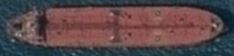
%> input picture 特定船只匹配/siftDemoV4/军舰.JPG, 234 x 56 px
$ octave main.m   (GNU Octave 9; MATLAB toolbox functions it lacks are replaced by stand-ins)
%> lines starting %> are read from the running program, lines starting %| are printed output that depends on the picture; in (x1, y1, x2, y2) boxes, pixels count from 0 and x2, y2 are one past the last pixel; in counts of white or black regions, pixels touching at a corner belong together; the program's own positions count from 1
### 特定船只匹配/siftDemoV4/match.m
% num = match(image1, image2)
%
% This function reads two images, finds their SIFT features, and
%   displays lines connecting the matched keypoints.  A match is accepted
%   only if its distance is less than distRatio times the distance to the
%   second closest match.
% It returns the number of matches displayed.
%
% Example: match('scene.pgm','book.pgm');

function he = match(image1, image2)

% Find SIFT keypoints for each image
[im1, des1, loc1] = sift(image1);
[im2, des2, loc2] = sift(image2);

% For efficiency in Matlab, it is cheaper to compute dot products between
%  unit vectors rather than Euclidean distances.  Note that the ratio of
%  angles (acos of dot products of unit vectors) is a close approximation
%  to the ratio of Euclidean distances for small angles.
%
% distRatio: Only keep matches in which the ratio of vector angles from the
%   nearest to second nearest neighbor is less than distRatio.
distRatio = 0.6;

% For each descriptor in the first image, select its match to second image.
des2t = des2';                          % Precompute matrix transpose
for i = 1 : size(des1,1)
   dotprods = des1(i,:) * des2t;        % Computes vector of dot products
   [vals,indx] = sort(acos(dotprods));  % Take inverse cosine and sort results

   % Check if nearest neighbor has angle less than distRatio times 2nd.
   if (vals(1) < distRatio * vals(2))
      match(i) = indx(1);
   else
      match(i) = 0;
   end
end

% Create a new image showing the two images side by side.
im3 = appendimages(im1,im2);

% Show a figure with lines joining the accepted matches.
figure('Position', [100 100 size(im3,2) size(im3,1)]);
colormap('gray');
imagesc(im3);
hold on;
cols1 = size(im1,2);
for i = 1: size(des1,1)
  if (match(i) > 0)
    line([loc1(i,2) loc2(match(i),2)+cols1], ...
         [loc1(i,1) loc2(match(i),1)], 'Color', 'c');
  end
end
hold off;
num = sum(match > 0);
fprintf('Found %d matches.\n', num);
[a,b]=size(im2);
he=zeros(a,b);
for i=1:size(des1,1)
    if (match(i) > 0)
    he(floor(loc2(match(i),1)),floor(loc2(match(i),2)))=255;
    end
end
figure,imshow(he);
end

### 特定船只匹配/siftDemoV4/main.m

i1=imread('军舰.jpg');
%> i1 is the input picture: size 56x234x3 uint8; mean R, G, B 89.6, 70.6, 74.1
i2=imread('多船图.jpg');
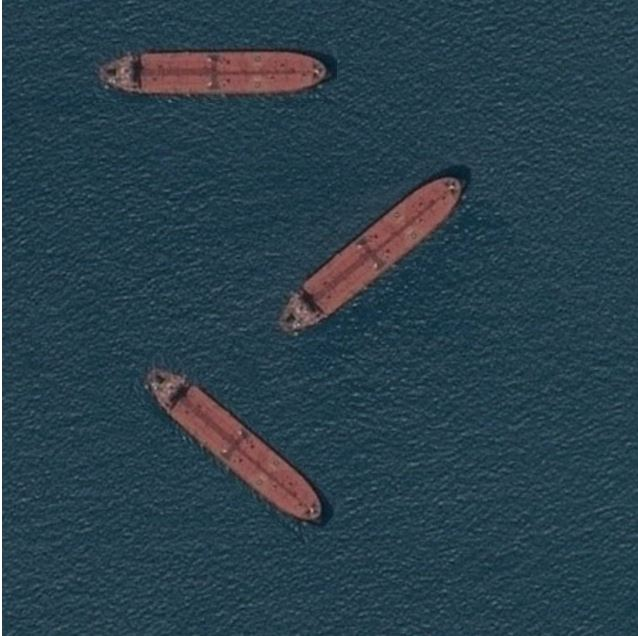
%> input picture 特定船只匹配/siftDemoV4/多船图.JPG, 638 x 636 px
%> i2 is the input picture: size 636x638x3 uint8; mean R, G, B 42.3, 64.5, 76.1
i11=rgb2gray(i1);
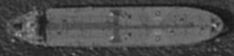
%> i11: size 56x234 uint8; min 17, max 160, mean 76.7
i22=rgb2gray(i2);
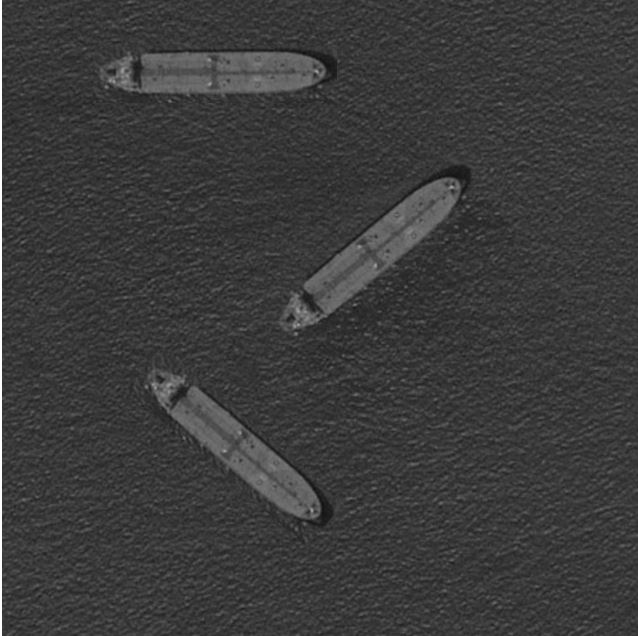
%> i22: size 636x638 uint8; min 14, max 255, mean 59.2
[h,~]=size(i22);
%> h = 636
img_thresh = graythresh(i22);
%> img_thresh = 0.322
I2 = imbinarize(i22,img_thresh);
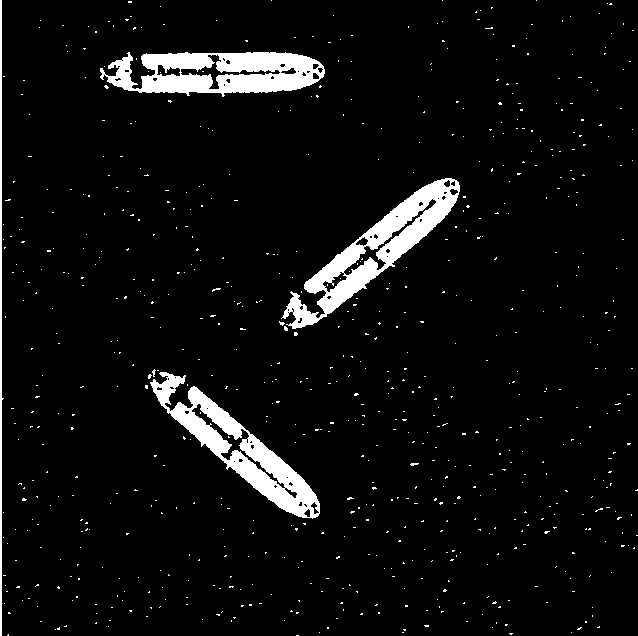
%> I2: size 636x638 logical; 5.6% white; 724 white regions (720 under 20 px), largest, box (x1, y1, x2, y2) and area: (281, 178, 460, 329) 6667, (100, 52, 325, 97) 6467, (150, 372, 320, 519) 6172, (0, 0, 4, 636) 1275
T=img_thresh;
%> T = 0.322
% otsu二值化
SE=strel('square',floor(h/20));
%> SE = {Dimensionality 2}
I3=imdilate(I2,SE);
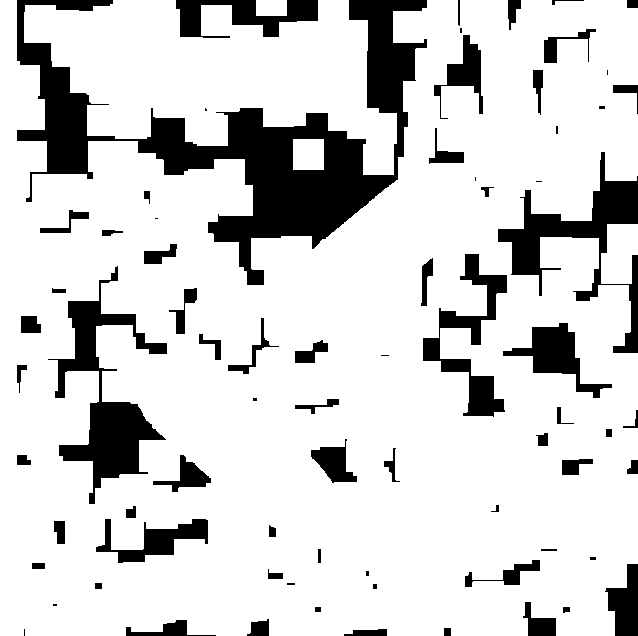
%> I3: size 636x638 logical; 83% white; 74 black regions (15 under 20 px), largest, box (x1, y1, x2, y2) and area: (17, 0, 427, 285) 29339, (48, 266, 167, 504) 7898, (498, 152, 638, 353) 6642
%膨胀
[r,c]=find(~I3);%找到黑点
%> r = 69141 values from 1 to 636; c = 69141 values from 18 to 638
for i=1:length(r)
    if r(i)<=9||r(i)+10>768||c(i)<=9||c(i)+10>768
        continue;
    else
        a=i22(r(i)-9:r(i)+10,c(i)-9:c(i)+10);%考虑溢出问题
        fangcha=std2(a);
        if fangcha<10
            u=mean2(a);
            fch=std2(a);
            T=(u+3*std2(a))/256;
            break;
        end
    end
end
%> this loop made 10 passes
%> (fangcha, u, fch, T) on pass 10: (5.28, 56.33, 5.28, 0.282)

i4=imbinarize(i22,T);
%> i4: size 636x638 logical; 10.4% white; 3622 white regions (3554 under 20 px), largest, box (x1, y1, x2, y2) and area: (277, 178, 461, 331) 7915, (98, 51, 326, 98) 7651, (147, 366, 321, 520) 7369
i4=imfill(i4,'hole');
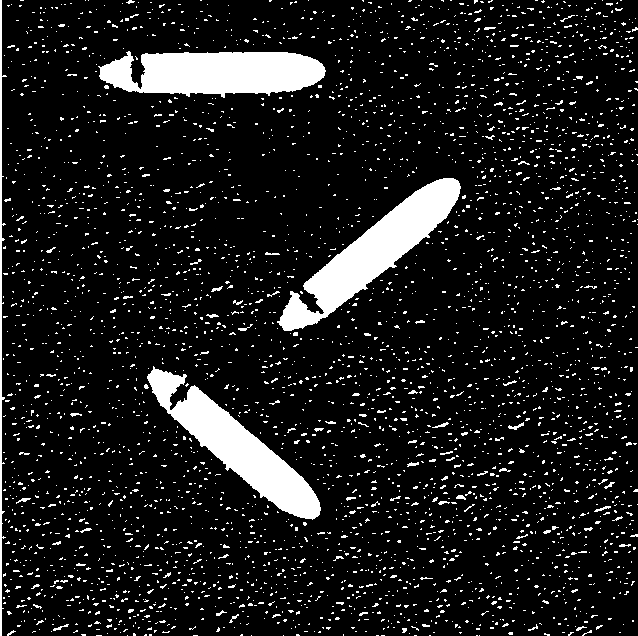
%> i4: size 636x638 logical; 10.6% white; 3622 white regions (3554 under 20 px), largest, box (x1, y1, x2, y2) and area: (277, 178, 461, 331) 8229, (98, 51, 326, 98) 7945, (147, 366, 321, 520) 7639
[L,num] = bwlabel(i4,8);
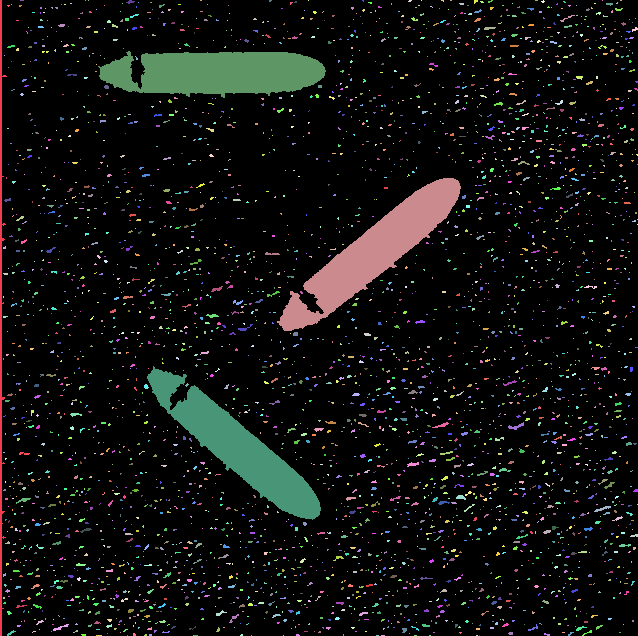
%> L: size 636x638 double; 3623 distinct labels, from 0 to 3622; one colour per label, 0 black
%> num = 3622
figure,imshow(i4);%k是初步划分的图
imwrite(i11,'v1.jpg','quality',80);
imwrite(i22,'v2.jpg','quality',80);
he=match('v1.jpg','v2.jpg');%匹配完成输出带点的黑图
%> the run ends on the next line
